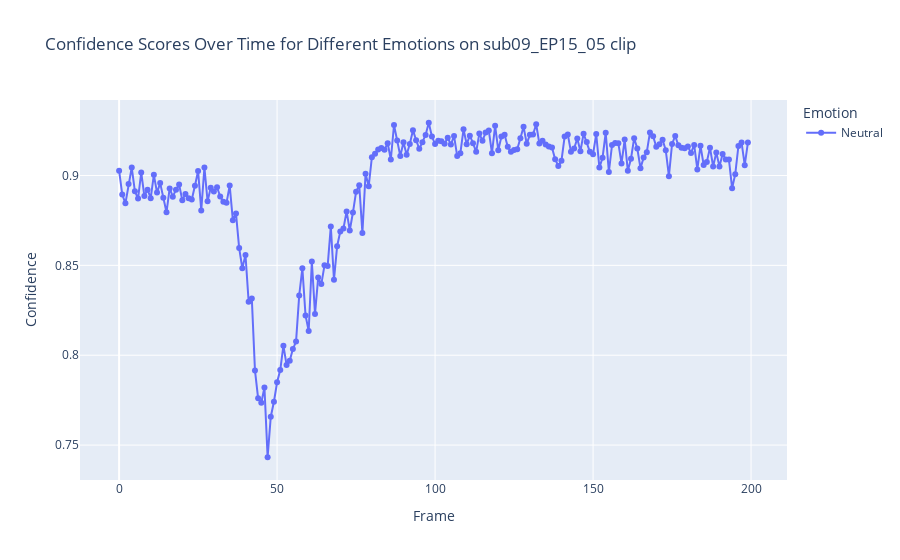

Write notebook code for a chart like this one.
### Code cell
plot_predictions(df, 'sub09_EP15_05')

### Figure 1 — Plotly figure (JSON) as saved in the notebook; plotly's stock layout.template omitted (floating-point values rounded to 4 significant figures; data arrays with more than 128 entries replaced by an {"elided": "..."} marker saying what was removed)
{"data": [{"hovertemplate": "Emotion=Neutral<br>Frame=%{x}<br>Confidence=%{y}<extra></extra>", "legendgroup": "Neutral", "line": {"color": "#636efa", "dash": "solid"}, "marker": {"symbol": "circle"}, "mode": "lines+markers", "name": "Neutral", "orientation": "v", "showlegend": true, "type": "scatter", "x": {"elided": "200 int values"}, "xaxis": "x", "y": {"elided": "200 float values"}, "yaxis": "y"}], "layout": {"legend": {"title": {"text": "Emotion"}, "tracegroupgap": 0}, "title": {"text": "Confidence Scores Over Time for Different Emotions on sub09_EP15_05 clip"}, "xaxis": {"anchor": "y", "domain": [0, 1], "title": {"text": "Frame"}}, "yaxis": {"anchor": "x", "domain": [0, 1], "title": {"text": "Confidence"}}}}
